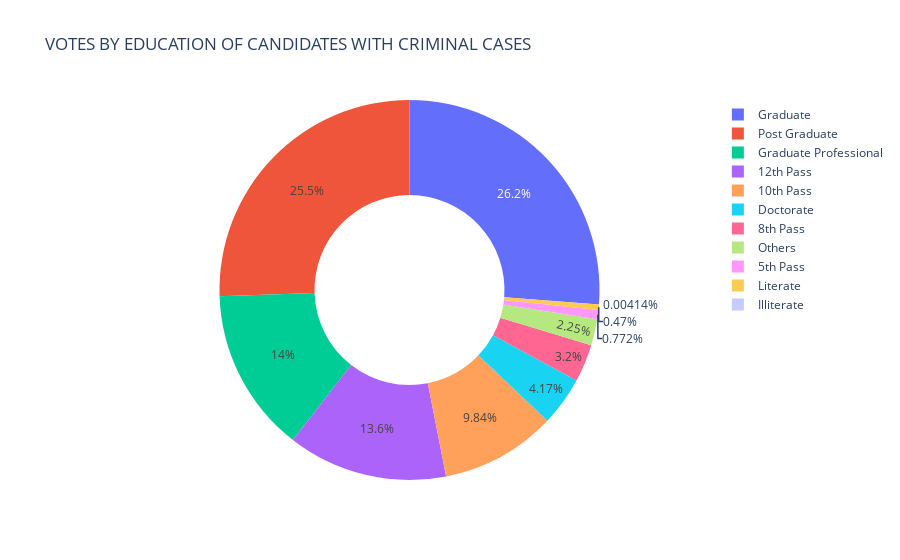
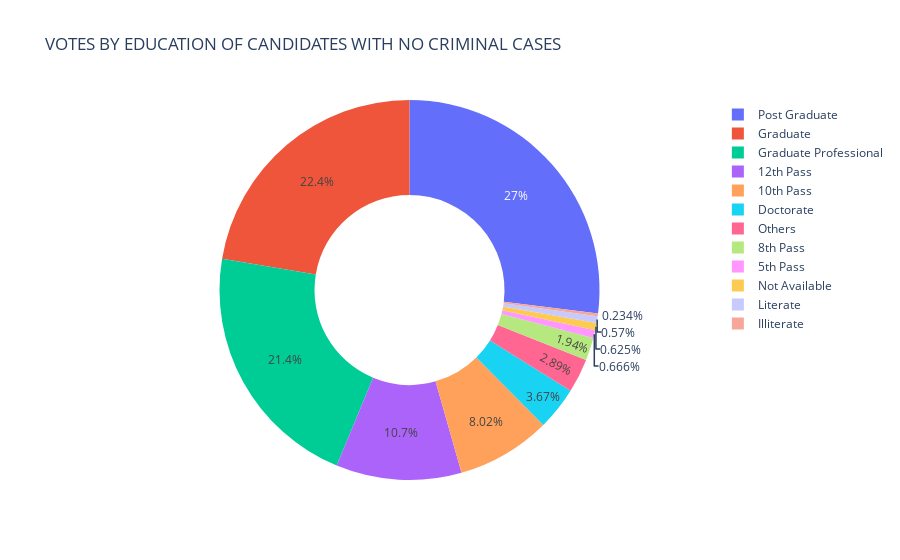

Here is the notebook cell these charts were saved with, in order:
### Markdown cell above
### 22. Are Voters considering the CRIMINAL and education status while voting?

### Code cell
q=df[['NAME','CRIMINAL_CASES','EDUCATION','TOTAL_VOTES']]
q.loc[q['CRIMINAL_CASES'] >0, 'is_criminal'] = 'Yes'
q.loc[q['CRIMINAL_CASES'] ==0, 'is_criminal'] = 'No'


q22= pd.DataFrame(q.groupby(['EDUCATION','is_criminal'])['TOTAL_VOTES'].sum()).sort_values(by='TOTAL_VOTES').reset_index()

#px.bar(q22,x='TOTAL_VOTES',y='EDUCATION',orientation='h')

fig=px.pie(q22[q22['is_criminal']=='Yes'],names='EDUCATION',values='TOTAL_VOTES',title='VOTES BY EDUCATION OF CANDIDATES WITH CRIMINAL CASES',hole=0.5)
fig1= px.pie(q22[q22['is_criminal']=='No'],names='EDUCATION',values='TOTAL_VOTES',title='VOTES BY EDUCATION OF CANDIDATES WITH NO CRIMINAL CASES',hole=0.5)

fig.show()
fig1.show()

### Figure 1 — Plotly figure (JSON) as saved in the notebook; plotly's stock layout.template omitted (floating-point values rounded to 4 significant figures)
{"data": [{"domain": {"x": [0, 1], "y": [0, 1]}, "hole": 0.5, "hovertemplate": "EDUCATION=%{label}<br>TOTAL_VOTES=%{value}<extra></extra>", "labels": ["Illiterate", "Literate", "5th Pass", "Others", "8th Pass", "Doctorate", "10th Pass", "12th Pass", "Graduate Professional", "Post Graduate", "Graduate"], "legendgroup": "", "name": "", "showlegend": true, "type": "pie", "values": [10225, 1161079, 1905709, 5551856, 7897022, 10286172, 24274234, 33573209, 34461775, 62975230, 64679329]}], "layout": {"autosize": true, "legend": {"tracegroupgap": 0}, "title": {"text": "VOTES BY EDUCATION OF CANDIDATES WITH CRIMINAL CASES"}}}

### Figure 2 — Plotly figure (JSON) as saved in the notebook; plotly's stock layout.template omitted (floating-point values rounded to 4 significant figures)
{"data": [{"domain": {"x": [0, 1], "y": [0, 1]}, "hole": 0.5, "hovertemplate": "EDUCATION=%{label}<br>TOTAL_VOTES=%{value}<extra></extra>", "labels": ["Illiterate", "Literate", "Not Available", "5th Pass", "8th Pass", "Others", "Doctorate", "10th Pass", "12th Pass", "Graduate Professional", "Graduate", "Post Graduate"], "legendgroup": "", "name": "", "showlegend": true, "type": "pie", "values": [801103, 1956097, 2142992, 2283866, 6648904, 9931286, 12591473, 27498578, 36610767, 73297816, 76776919, 92536398]}], "layout": {"autosize": true, "legend": {"tracegroupgap": 0}, "title": {"text": "VOTES BY EDUCATION OF CANDIDATES WITH NO CRIMINAL CASES"}}}
